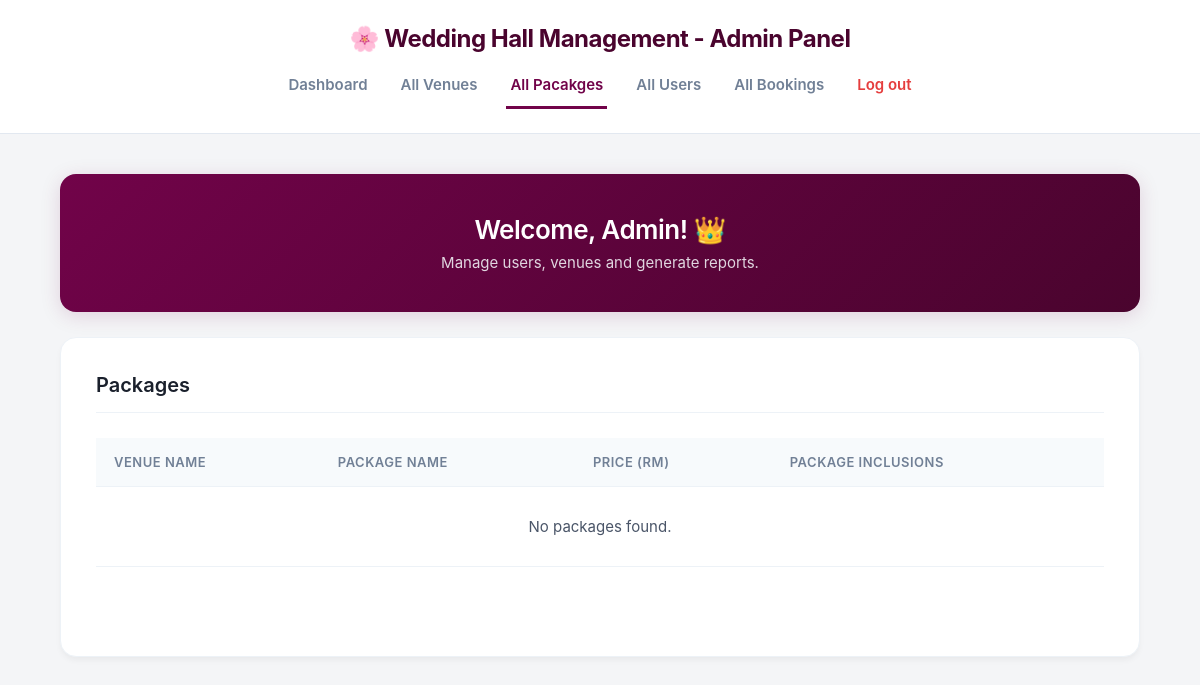
The page /Admin/admin_packages.php on the database as committed earlier.
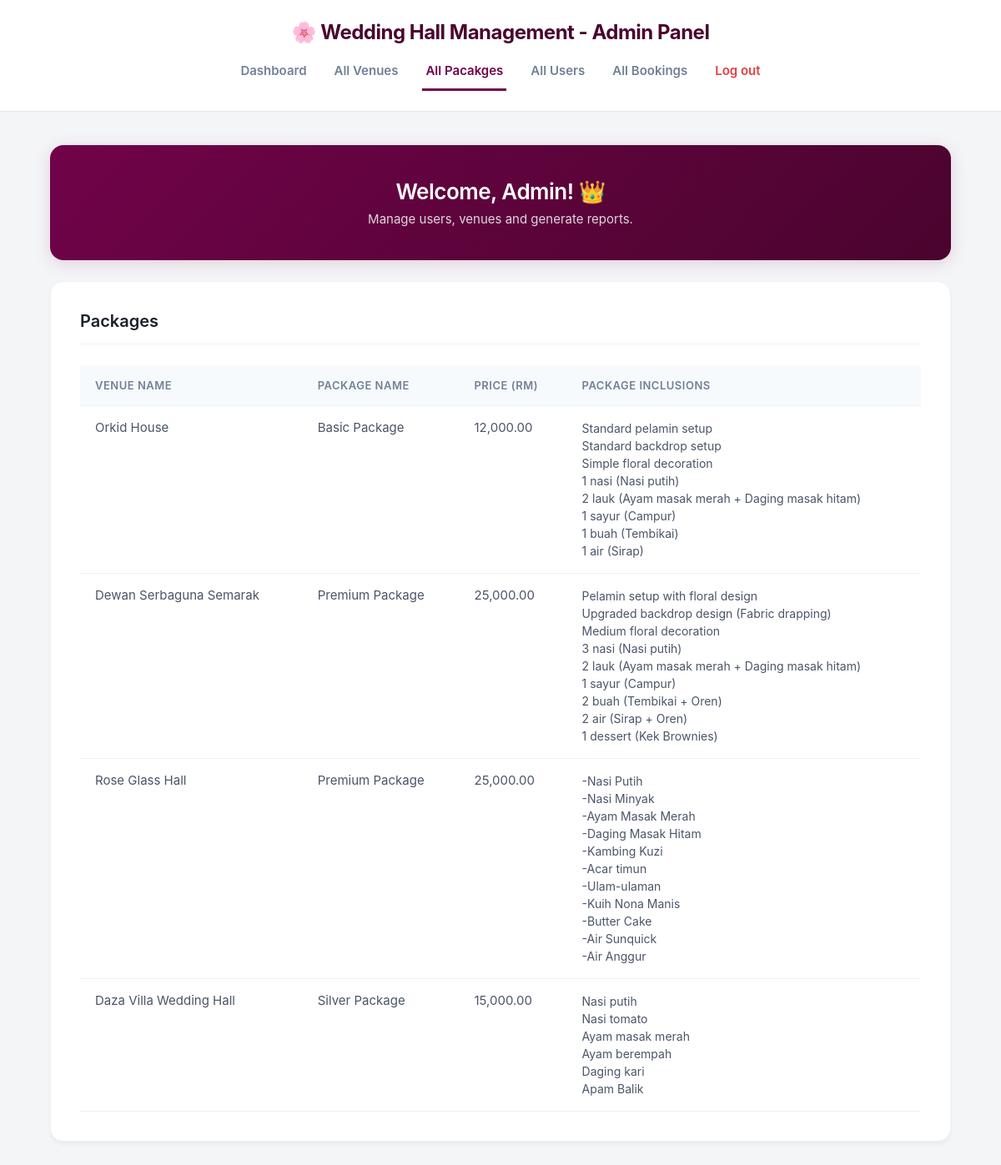
The same page on the database as committed later.
### tables this page shows
CREATE TABLE `package` (
  `package_id` int(11) NOT NULL,
  `package_name` varchar(100) NOT NULL,
  `package_price` decimal(10,2) NOT NULL,
  `package_inclusions` varchar(700) NOT NULL,
  `venue_id` int(11) NOT NULL
);

CREATE TABLE `venue` (
  `venue_id` int(11) NOT NULL,
  `venue_name` varchar(100) NOT NULL,
  `venue_location` varchar(255) NOT NULL,
  `venue_capacity` int(11) NOT NULL,
  `venue_price` decimal(10,2) NOT NULL,
  `venue_desc` text NOT NULL,
  `owner_id` int(11) NOT NULL,
  `venue_ssm` varchar(20) NOT NULL,
  `venue_ssm_file` varchar(255) NOT NULL,
  `venue_image` text NOT NULL,
  `admin_id` int(11) DEFAULT NULL,
  `venue_status` enum('Pending','Approved','Rejected') NOT NULL DEFAULT 'Pending'
);

### Admin/admin_packages.php (the view, shortened to what this page needs)
<?php
include('db_connection.php');
$query = "SELECT v.venue_name, p.package_name, p.package_price, p.package_inclusions
          FROM package p
          INNER JOIN venue v ON p.venue_id = v.venue_id";
$result = mysqli_query($conn, $query);
?>
<!DOCTYPE html>
<html lang="en">
<head>
</head>
<body>
<div class="container">
    <div class="header">
        <div class="logo-area">🌸 Wedding Hall Management - Admin Panel</div>
        <div class="nav-links">
            <a href="admin_dashboard.php">Dashboard</a>
            <a href="admin_venues.php">All Venues</a>
            <a href="admin_packages.php" class="active">All Pacakges</a>
            <a href="admin_users.php">All Users</a>
            <a href="admin_bookings.php">All Bookings</a>
            <a class="logout" onclick="openModal('modal-logout-confirmation', this)">Log out</a>
        </div>
    </div>
    <div class="welcome-banner">
        <h2>Welcome, Admin! 👑</h2>
        <p>Manage users, venues and generate reports.</p>
    </div>
    <div class="content-section" style="display: block;">
        <div class="section-header">
            <div class="section-title-container">
                <div class="title-inline-container">
                    <h3>Packages</h3>
                </div>
            </div>
        </div>
        <table id="table-packages">
            <thead>
                <tr>
                    <th>VENUE NAME</th>
                    <th>PACKAGE NAME</th>
                    <th>PRICE (RM)</th>
                    <th>PACKAGE INCLUSIONS</th>
                </tr>
            </thead>
            <tbody>
                <?php
                if ($result && mysqli_num_rows($result) > 0) {
                    while($row = mysqli_fetch_assoc($result)) {
                        ?>
                        <tr>
                            <td><?php echo htmlspecialchars($row['venue_name']); ?></td>
                            <td><?php echo htmlspecialchars($row['package_name']); ?></td>
                            <td><?php echo htmlspecialchars(number_format($row['package_price'], 2)); ?></td>
                            <td>
                                <ul class="inclusions-list">
                                    <?php
                                    $inclusions = preg_split('/\r\n|\r|\n/', $row['package_inclusions']);
                                    foreach($inclusions as $item) {
                                        if(trim($item) !== "") {
                                            echo "<li>" . htmlspecialchars(trim($item)) . "</li>";
                                        }
                                    }
                                    ?>
                                </ul>
                            </td>
                        </tr>
                        <?php
                    }
                } else {
                    echo "<tr><td colspan='4' style='text-align:center; padding: 30px;'>No packages found.</td></tr>";
                }
                ?>
            </tbody>
        </table>
    </div>
</div>
</body>
</html>

Rows that differ between the two databases and show on the page:
added package: venue.venue_name "Orkid House", package_name "Basic Package", package_price "12,000.00", package_inclusions "Standard pelamin setup", package_inclusions "Standard backdrop setup", package_inclusions "Simple floral decoration", package_inclusions "1 nasi (Nasi putih)", package_inclusions "2 lauk (Ayam masak merah + Daging masak hitam)", package_inclusions "1 sayur (Campur)", package_inclusions "1 buah (Tembikai)", package_inclusions "1 air (Sirap)"
added package: venue.venue_name "Dewan Serbaguna Semarak", package_name "Premium Package", package_price "25,000.00", package_inclusions "Pelamin setup with floral design", package_inclusions "Upgraded backdrop design (Fabric drapping)", package_inclusions "Medium floral decoration", package_inclusions "3 nasi (Nasi putih)", package_inclusions "2 lauk (Ayam masak merah + Daging masak hitam)", package_inclusions "1 sayur (Campur)", package_inclusions "2 buah (Tembikai + Oren)", package_inclusions "2 air (Sirap + Oren)", package_inclusions "1 dessert (Kek Brownies)"
added package: venue.venue_name "Rose Glass Hall", package_name "Premium Package", package_price "25,000.00", package_inclusions "-Nasi Putih", package_inclusions "-Nasi Minyak", package_inclusions "-Ayam Masak Merah", package_inclusions "-Daging Masak Hitam", package_inclusions "-Kambing Kuzi", package_inclusions "-Acar timun", package_inclusions "-Ulam-ulaman", package_inclusions "-Kuih Nona Manis", package_inclusions "-Butter Cake", package_inclusions "-Air Sunquick", package_inclusions "-Air Anggur"
added package: venue.venue_name "Daza Villa Wedding Hall", package_name "Silver Package", package_price "15,000.00", package_inclusions "Nasi putih", package_inclusions "Nasi tomato", package_inclusions "Ayam masak merah", package_inclusions "Ayam berempah", package_inclusions "Daging kari", package_inclusions "Apam Balik"
Other text that changed with them:
text no longer shown: "No packages found."
